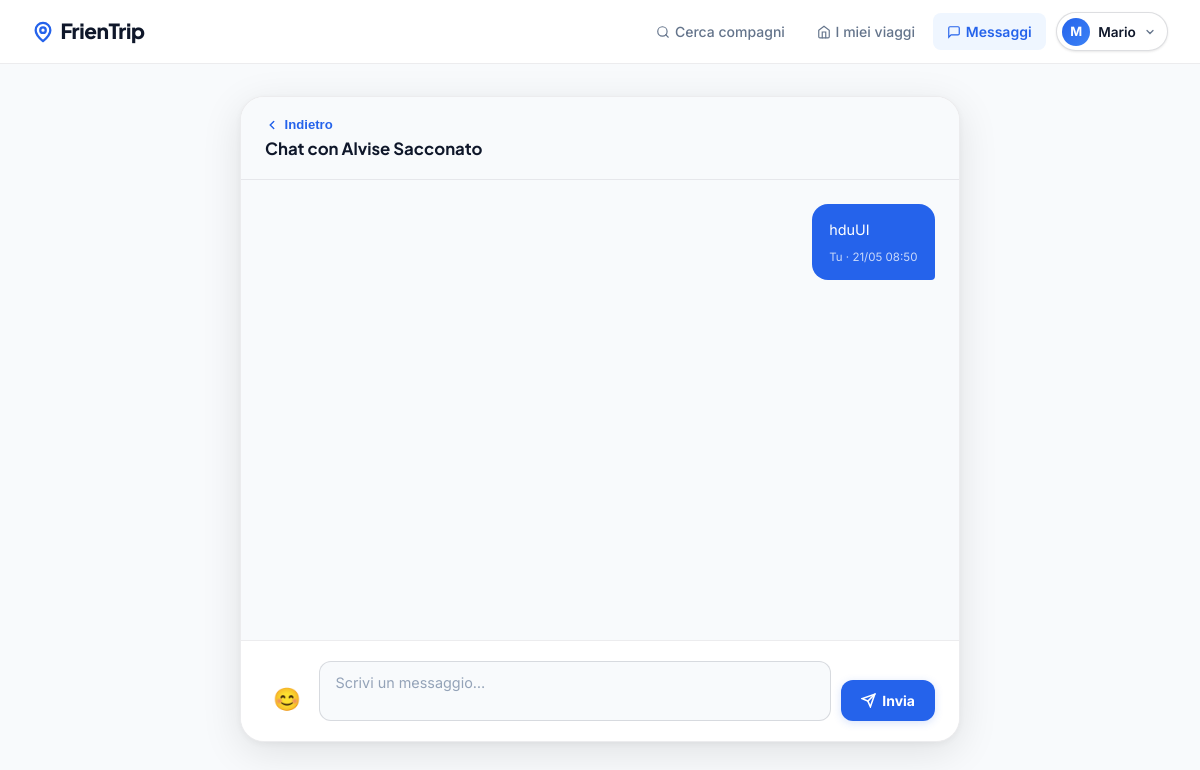
Screenshot of /pages/chat/chat.php?user_id=6 (signed in) with the database file from the repository.
### tables this page shows
CREATE TABLE `messages` (
  `id` int(10) UNSIGNED NOT NULL,
  `conversation_id` int(10) UNSIGNED NOT NULL,
  `sender_id` int(10) UNSIGNED NOT NULL,
  `message` text NOT NULL,
  `created_at` timestamp NOT NULL DEFAULT current_timestamp()
);

CREATE TABLE `users` (
  `id` int(10) UNSIGNED NOT NULL,
  `nome` varchar(100) NOT NULL,
  `cognome` varchar(100) NOT NULL,
  `email` varchar(150) NOT NULL,
  `password` varchar(255) NOT NULL,
  `nazionalita_id` int(10) UNSIGNED NOT NULL,
  `lingua_id` int(10) UNSIGNED NOT NULL DEFAULT 1,
  `created_at` timestamp NOT NULL DEFAULT current_timestamp(),
  `livello_utente` tinyint(3) UNSIGNED NOT NULL DEFAULT 255,
  `foto_profilo` varchar(255) DEFAULT NULL
);

### shared/auth.php (called while the page is built, shortened)
<?php
function isLoggedIn(): bool {
    return isset($_SESSION['user_id']);
}
function isAgency(): bool {
    return isset($_SESSION['livello_utente']) && $_SESSION['livello_utente'] === 3;
}
function currentUser(): array {
    return [
        'id'          => $_SESSION['user_id']      ?? null,
        'nome'        => $_SESSION['user_nome']     ?? '',
        'cognome'     => $_SESSION['user_cognome']  ?? '',
        'lingua'      => $_SESSION['user_lingua']   ?? '',
        'nazionalita' => $_SESSION['user_naz']      ?? '',
        'livello_utente' => $_SESSION['livello_utente']   ?? 255,
    ];
}
?>

### pages/chat/chat.php (the view, shortened to what this page needs)
<?php
require_once __DIR__ . '/../../shared/auth.php';
$user = currentUser();
$pdo = getPDO();
$other_user_id = isset($_GET['user_id']) ? (int)$_GET['user_id'] : 0;
$initial_msg = "";
$stmt = $pdo->prepare("SELECT nome, cognome FROM users WHERE id = ?");
$stmt->execute([$other_user_id]);
$other_user = $stmt->fetch();
$u1 = min((int)$user['id'], $other_user_id);
$u2 = max((int)$user['id'], $other_user_id);
$stmt = $pdo->prepare("SELECT id FROM conversations WHERE user1_id = ? AND user2_id = ?");
$stmt->execute([$u1, $u2]);
$conv = $stmt->fetch();
if (!$conv) {
    $stmt = $pdo->prepare("INSERT INTO conversations (user1_id, user2_id) VALUES (?, ?)");
    $stmt->execute([$u1, $u2]);
    $conversation_id = (int)$pdo->lastInsertId();
} else {
    $conversation_id = (int)$conv['id'];
}
$stmt = $pdo->prepare("
    SELECT m.*, u.nome
    FROM messages m
    JOIN users u ON u.id = m.sender_id
    WHERE m.conversation_id = ?
    ORDER BY m.created_at ASC
");
$stmt->execute([$conversation_id]);
$messaggi = $stmt->fetchAll();
?>
<!DOCTYPE html>
<html lang="it">
<head>
  <link rel="stylesheet" href="../../shared/base.css">
  <link rel="stylesheet" href="../../shared/chat.css">
</head>
<body>
<?php include __DIR__ . '/../../shared/navbar.php'; ?>
<div class="container chat-page">
  <div class="chat-wrapper">
    <div class="chat-topbar">
      <div class="chat-topbar-left">
        <button onclick="history.back()" class="chat-back" title="Torna indietro">
          <svg width="14" height="14" viewBox="0 0 24 24" fill="none" stroke="currentColor" stroke-width="2.5" stroke-linecap="round"><polyline points="15 18 9 12 15 6"/></svg>
          Indietro
        </button>
        <h2>Chat con <?= htmlspecialchars($other_user['nome'] . ' ' . $other_user['cognome']) ?></h2>
      </div>
    </div>
    <div class="chat-box" id="chat-messages">
      <?php foreach ($messaggi as $i => $m): ?>
        <?php $isMine = ((int)$m['sender_id'] === (int)$user['id']); ?>
        <div class="bubble <?= $isMine ? 'mine' : 'theirs' ?>" style="animation-delay:<?= $i * 0.03 ?>s">
          <?= nl2br(htmlspecialchars($m['message'])) ?>
          <div class="bubble-meta">
            <?= $isMine ? 'Tu' : htmlspecialchars($m['nome']) ?>
            · <?= date('d/m H:i', strtotime($m['created_at'])) ?>
          </div>
        </div>
      <?php endforeach; ?>
    </div>
    <div class="chat-input-area">
      <form id="chat-form" method="POST" style="position: relative;">
        <div class="chat-input-row">
          <button type="button" class="btn-emoji" id="emoji-btn" title="Aggiungi emoji">😊</button>
          <textarea name="messaggio" id="chat-textarea" placeholder="Scrivi un messaggio…" required rows="2"><?= htmlspecialchars($initial_msg) ?></textarea>
          <button type="submit" class="btn-send">
            <svg width="15" height="15" viewBox="0 0 24 24" fill="none" stroke="currentColor" stroke-width="2.5" stroke-linecap="round"><line x1="22" y1="2" x2="11" y2="13"/><polygon points="22 2 15 22 11 13 2 9 22 2"/></svg>
            Invia
          </button>
        </div>
      </form>
    </div>
  </div>
</div>
</body>
</html>

### shared/navbar.php (shortened to what this page needs)
<?php
require_once __DIR__ . '/auth.php';
?>
<header id="main-header">
  <a href="./../index/index.php" class="logo">
    <svg width="22" height="22" viewBox="0 0 24 24" fill="none" stroke="var(--brand)" stroke-width="2.5" stroke-linecap="round" stroke-linejoin="round">
      <circle cx="12" cy="10" r="3"/><path d="M12 2a8 8 0 0 1 8 8c0 5.25-8 12-8 12S4 15.25 4 10a8 8 0 0 1 8-8z"/>
    </svg>
    FrienTrip
  </a>
  <nav id="main-nav">
    <?php if (isLoggedIn() && !isAgency()): ?>
      <a href="./../map_view/map_view.php" class="<?= strpos($_SERVER['PHP_SELF'] ?? '', 'map_view') !== false ? 'nav-active' : '' ?>">
        <svg width="14" height="14" viewBox="0 0 24 24" fill="none" stroke="currentColor" stroke-width="2" stroke-linecap="round" style="display:inline;vertical-align:-2px;margin-right:.3rem"><circle cx="11" cy="11" r="8"/><path d="m21 21-4.35-4.35"/></svg>Cerca compagni
      </a>
      <a href="./../dashboard/dashboard.php" class="<?= strpos($_SERVER['PHP_SELF'] ?? '', 'dashboard') !== false ? 'nav-active' : '' ?>">
        <svg width="14" height="14" viewBox="0 0 24 24" fill="none" stroke="currentColor" stroke-width="2" stroke-linecap="round" style="display:inline;vertical-align:-2px;margin-right:.3rem"><path d="M3 9l9-7 9 7v11a2 2 0 0 1-2 2H5a2 2 0 0 1-2-2z"/><polyline points="9 22 9 12 15 12 15 22"/></svg>I miei viaggi
      </a>
      <a href="./../chat/conversations.php" class="<?= strpos($_SERVER['PHP_SELF'] ?? '', 'chat') !== false ? 'nav-active' : '' ?>">
        <svg width="14" height="14" viewBox="0 0 24 24" fill="none" stroke="currentColor" stroke-width="2" stroke-linecap="round" style="display:inline;vertical-align:-2px;margin-right:.3rem"><path d="M21 15a2 2 0 0 1-2 2H7l-4 4V5a2 2 0 0 1 2-2h14a2 2 0 0 1 2 2z"/></svg>Messaggi
      </a>
    <?php endif; ?>
    <?php if (isLoggedIn()):
      $u = currentUser(); ?>
      <div class="nav-profile">
        <button type="button" class="nav-profile-btn" onclick="toggleProfileMenu(event)">
          <span class="nav-avatar-sm"><?= strtoupper(mb_substr($u['nome'], 0, 1)) ?></span>
          <span class="nav-profile-name"><?= htmlspecialchars($u['nome']) ?></span>
          <svg class="nav-profile-caret" width="12" height="12" viewBox="0 0 24 24" fill="none" stroke="currentColor" stroke-width="2.5" stroke-linecap="round"><path d="m6 9 6 6 6-6"/></svg>
        </button>
      </div>
    <?php else: ?>
      <a href="./../login/login.php" class="btn-nav-login">Accedi</a>
      <a href="./../register/register.php" class="btn-nav-register">Registrati</a>
    <?php endif; ?>
  </nav>
</header>

### shared/chat.css (style rules this page uses)
.chat-page { padding: 2rem 0 3rem; }
.chat-wrapper { max-width: 720px; margin: 0 auto; background: var(--white); border-radius: var(--radius-xl); border: 1px solid var(--border); box-shadow: var(--shadow-lg); overflow: hidden; animation: fadeUp .35s ease both; }
.chat-topbar { display: flex; align-items: center; justify-content: space-between; padding: 1.25rem 1.5rem; border-bottom: 1px solid var(--border); background: var(--surface); }
.chat-topbar-left { display: flex; flex-direction: column; gap: .2rem; }
.chat-topbar h2 { font-size: 1.05rem; color: var(--ink); font-weight: 700; }
.chat-back { display: inline-flex; align-items: center; gap: .35rem; font-size: .82rem; font-weight: 600; color: var(--brand); text-decoration: none; margin-bottom: .2rem; transition: color var(--transition); background: none; border: none; cursor: pointer; padding: 0; }
.chat-box { display: flex; flex-direction: column; gap: .85rem; padding: 1.5rem; height: 460px; overflow-y: auto; background: var(--surface); }
.bubble { max-width: 78%; padding: .85rem 1.1rem; border-radius: 16px; font-size: .9rem; line-height: 1.6; animation: fadeUp .2s ease both; }
.bubble.mine { align-self: flex-end; background: var(--brand); color: #fff; border-bottom-right-radius: 4px; }
.bubble-meta { font-size: .72rem; margin-top: .45rem; opacity: .75; text-align: right; }
.chat-input-area { padding: 1.25rem 1.5rem; border-top: 1px solid var(--border); background: var(--white); }
.chat-input-row { display: flex; gap: .6rem; align-items: flex-end; }
.chat-input-row textarea { flex: 1; padding: .75rem 1rem; border: 1.5px solid var(--border-2); border-radius: var(--radius); resize: none; font-family: 'Inter', sans-serif; font-size: .9rem; color: var(--ink); background: var(--surface); transition: all var(--transition); min-height: 48px; max-height: 120px; }
.btn-emoji { background: none; border: none; font-size: 1.4rem; cursor: pointer; padding: .5rem; display: flex; align-items: center; justify-content: center; transition: transform .2s; user-select: none; }
.btn-send { padding: .75rem 1.25rem; background: var(--brand); color: #fff; border: none; border-radius: var(--radius); cursor: pointer; font-weight: 700; font-family: 'Inter', sans-serif; font-size: .875rem; transition: all var(--transition); display: flex; align-items: center; gap: .4rem; box-shadow: 0 2px 8px var(--brand-glow); white-space: nowrap; }

### rows the page displays
messages: sender.nome "M", sender.nome "Mario", message "hduUI", shows "Tu", created_at "21/05 08:50"
users: nome+cognome "Alvise Sacconato"
